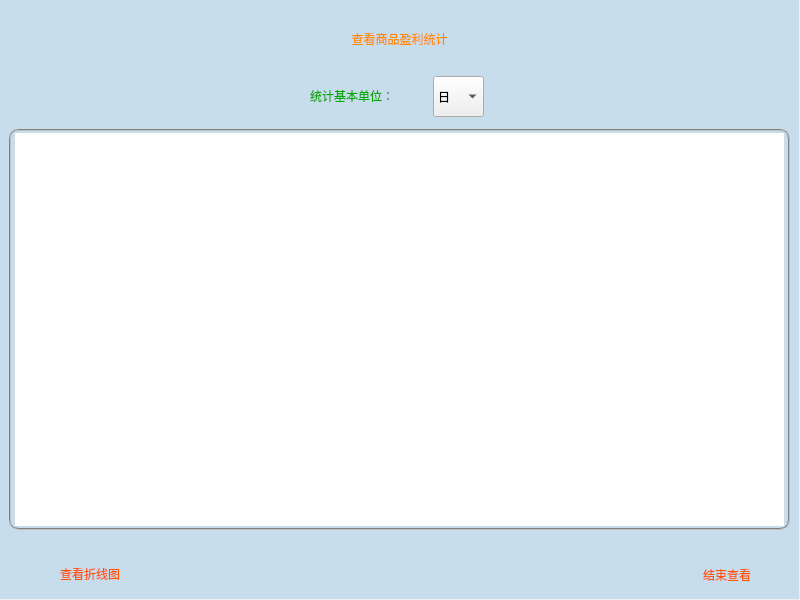
<?xml version="1.0" encoding="UTF-8"?>
<ui version="4.0">
 <class>ViewEarnOfGoods</class>
 <widget class="QMainWindow" name="ViewEarnOfGoods">
  <property name="geometry">
   <rect>
    <x>0</x>
    <y>0</y>
    <width>800</width>
    <height>600</height>
   </rect>
  </property>
  <property name="windowTitle">
   <string>MainWindow</string>
  </property>
  <widget class="QWidget" name="centralwidget">
   <widget class="QLabel" name="label_3">
    <property name="geometry">
     <rect>
      <x>9</x>
      <y>-1</y>
      <width>781</width>
      <height>80</height>
     </rect>
    </property>
    <property name="styleSheet">
     <string notr="true">font: 30pt &quot;方正粗圆简体&quot;;
color: rgb(255, 140, 0);</string>
    </property>
    <property name="text">
     <string>查看商品盈利统计</string>
    </property>
    <property name="alignment">
     <set>Qt::AlignCenter</set>
    </property>
   </widget>
   <widget class="QLabel" name="label_24">
    <property name="geometry">
     <rect>
      <x>29</x>
      <y>559</y>
      <width>91</width>
      <height>30</height>
     </rect>
    </property>
    <property name="styleSheet">
     <string notr="true">font:9pt &quot;方正粗圆简体&quot;;
color: rgb(255, 85, 0);</string>
    </property>
    <property name="text">
     <string>查看折线图</string>
    </property>
    <property name="alignment">
     <set>Qt::AlignRight|Qt::AlignTrailing|Qt::AlignVCenter</set>
    </property>
   </widget>
   <widget class="QTableView" name="tableView">
    <property name="geometry">
     <rect>
      <x>9</x>
      <y>129</y>
      <width>781</width>
      <height>401</height>
     </rect>
    </property>
    <property name="styleSheet">
     <string notr="true">font: 10pt &quot;雅痞-简&quot;;border:2px groove gray;border-radius:10px;padding:2px 4px</string>
    </property>
   </widget>
   <widget class="QLabel" name="label">
    <property name="geometry">
     <rect>
      <x>-1</x>
      <y>-1</y>
      <width>800</width>
      <height>600</height>
     </rect>
    </property>
    <property name="styleSheet">
     <string notr="true">
background-color: rgba(154, 200, 233, 115);</string>
    </property>
    <property name="text">
     <string/>
    </property>
   </widget>
   <widget class="QPushButton" name="pushButton_2">
    <property name="geometry">
     <rect>
      <x>749</x>
      <y>559</y>
      <width>30</width>
      <height>30</height>
     </rect>
    </property>
    <property name="styleSheet">
     <string notr="true">background-color: rgb(154, 200, 233,115);
background-image: url(:/res/res/ICO2/close.png);</string>
    </property>
    <property name="text">
     <string/>
    </property>
    <property name="flat">
     <bool>true</bool>
    </property>
   </widget>
   <widget class="QPushButton" name="pushButton_3">
    <property name="geometry">
     <rect>
      <x>118</x>
      <y>558</y>
      <width>30</width>
      <height>30</height>
     </rect>
    </property>
    <property name="styleSheet">
     <string notr="true">background-color: rgb(154, 200, 233,115);
background-image: url(:/res/res/ICO2/Activity.png);</string>
    </property>
    <property name="text">
     <string/>
    </property>
    <property name="flat">
     <bool>true</bool>
    </property>
   </widget>
   <widget class="QLabel" name="label_23">
    <property name="geometry">
     <rect>
      <x>660</x>
      <y>560</y>
      <width>91</width>
      <height>30</height>
     </rect>
    </property>
    <property name="styleSheet">
     <string notr="true">font:9pt &quot;方正粗圆简体&quot;;
color: rgb(255, 85, 0);</string>
    </property>
    <property name="text">
     <string>结束查看</string>
    </property>
    <property name="alignment">
     <set>Qt::AlignRight|Qt::AlignTrailing|Qt::AlignVCenter</set>
    </property>
   </widget>
   <widget class="QComboBox" name="comboBox">
    <property name="geometry">
     <rect>
      <x>433</x>
      <y>76</y>
      <width>51</width>
      <height>41</height>
     </rect>
    </property>
    <property name="styleSheet">
     <string notr="true">font: 11pt &quot;方正粗圆简体&quot;;</string>
    </property>
    <item>
     <property name="text">
      <string>日</string>
     </property>
    </item>
    <item>
     <property name="text">
      <string>月</string>
     </property>
    </item>
    <item>
     <property name="text">
      <string>季</string>
     </property>
    </item>
    <item>
     <property name="text">
      <string>年</string>
     </property>
    </item>
   </widget>
   <widget class="QLabel" name="label_2">
    <property name="geometry">
     <rect>
      <x>310</x>
      <y>80</y>
      <width>121</width>
      <height>31</height>
     </rect>
    </property>
    <property name="styleSheet">
     <string notr="true">font: 11pt &quot;方正粗圆简体&quot;;
color: rgb(0, 170, 0);</string>
    </property>
    <property name="text">
     <string>统计基本单位：</string>
    </property>
    <property name="alignment">
     <set>Qt::AlignLeading|Qt::AlignLeft|Qt::AlignVCenter</set>
    </property>
   </widget>
   <zorder>label</zorder>
   <zorder>label_3</zorder>
   <zorder>label_24</zorder>
   <zorder>tableView</zorder>
   <zorder>pushButton_2</zorder>
   <zorder>pushButton_3</zorder>
   <zorder>label_23</zorder>
   <zorder>comboBox</zorder>
   <zorder>label_2</zorder>
  </widget>
  <widget class="QMenuBar" name="menubar">
   <property name="geometry">
    <rect>
     <x>0</x>
     <y>0</y>
     <width>800</width>
     <height>23</height>
    </rect>
   </property>
  </widget>
 </widget>
 <resources/>
 <connections/>
</ui>
